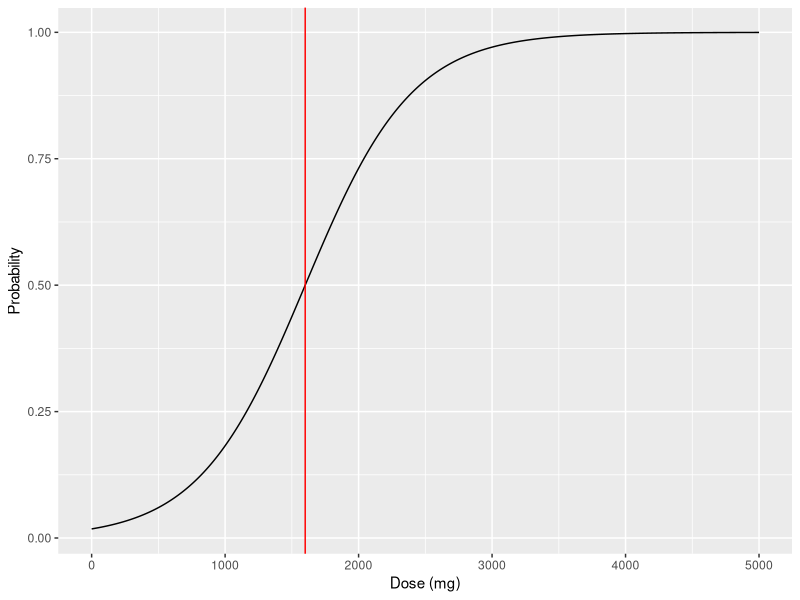

Reproduce this figure in R.
## ---- chunk 1
library(tidyverse)

# mCRM

b <-  0.0025
d50 <- 1600

tibble(d = 0:5000) %>% 
  mutate(prob = 1 / (1+exp(-b*(d-d50)))) %>% 
  ggplot(aes(d, prob)) +
  geom_line() +
  geom_vline(xintercept = d50, color = 'red') +
  labs(x='Dose (mg)',
       y='Probability')
